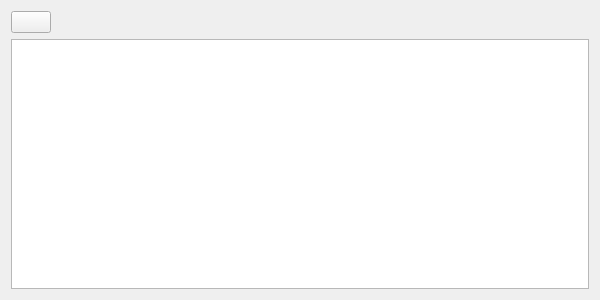
<?xml version="1.0" encoding="UTF-8"?>
<ui version="4.0">
 <class>CapabilityGraphWidget</class>
 <widget class="QWidget" name="CapabilityGraphWidget">
  <property name="enabled">
   <bool>true</bool>
  </property>
  <property name="geometry">
   <rect>
    <x>0</x>
    <y>0</y>
    <width>600</width>
    <height>300</height>
   </rect>
  </property>
  <property name="windowTitle">
   <string>Capability Graph</string>
  </property>
  <layout class="QVBoxLayout" name="verticalLayout" stretch="0,0">
   <item>
    <layout class="QHBoxLayout" name="horizontalLayout" stretch="0,0">
     <item>
      <widget class="QPushButton" name="refresh_graph_push_button">
       <property name="toolTip">
        <string>Refresh Capability graph</string>
       </property>
      </widget>
     </item>
     <item>
      <spacer name="horizontalSpacer">
       <property name="orientation">
        <enum>Qt::Horizontal</enum>
       </property>
       <property name="sizeHint" stdset="0">
        <size>
         <width>40</width>
         <height>20</height>
        </size>
       </property>
      </spacer>
     </item>
    </layout>
   </item>
   <item>
    <widget class="CapabilitiesInteractiveGraphicsView" name="graphics_view">
     <property name="renderHints">
      <set>QPainter::Antialiasing|QPainter::HighQualityAntialiasing|QPainter::SmoothPixmapTransform|QPainter::TextAntialiasing</set>
     </property>
     <property name="resizeAnchor">
      <enum>QGraphicsView::AnchorViewCenter</enum>
     </property>
    </widget>
   </item>
  </layout>
 </widget>
 <customwidgets>
  <customwidget>
   <class>CapabilitiesInteractiveGraphicsView</class>
   <extends>QGraphicsView</extends>
   <header>rqt_capabilities.graphics_view</header>
  </customwidget>
 </customwidgets>
 <resources/>
 <connections/>
</ui>
